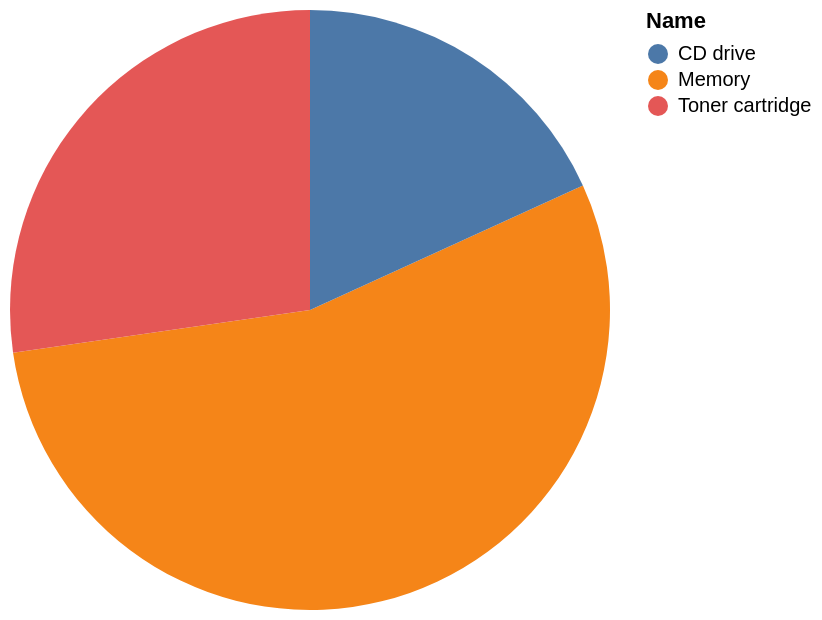

Vega-Lite specification for this chart:
### Vega-Lite specification from a JSON file in a GitHub repository (floating-point values rounded to 4 significant figures)
{"data": {"values": [{"x_data": "Memory", "y_data": 6}, {"x_data": "CD drive", "y_data": 2}, {"x_data": "Toner cartridge", "y_data": 3}]}, "mark": "arc", "encoding": {"theta": {"field": "y_data", "type": "quantitative", "title": "Manufacturer"}, "color": {"field": "x_data", "type": "nominal", "title": "Name"}}}
